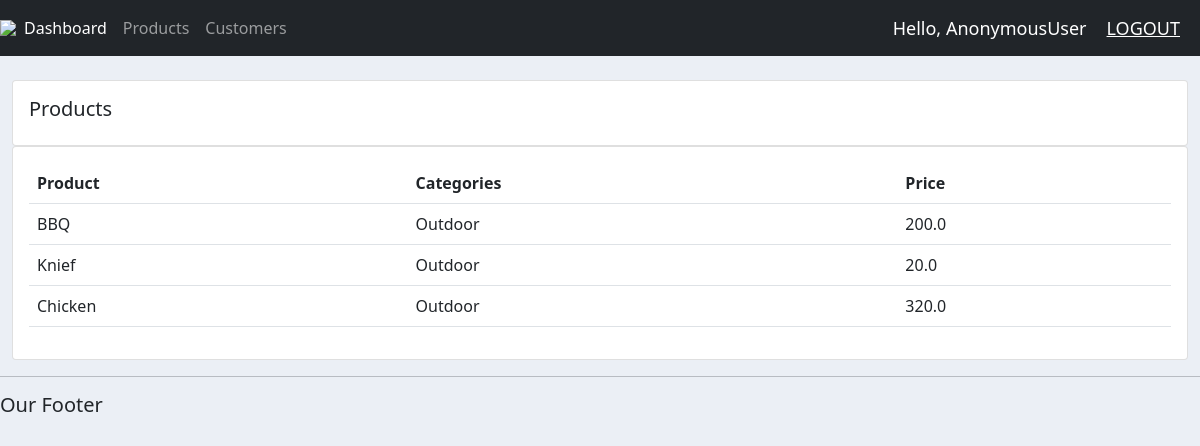
Screenshot of /products/ with the database file from the repository.
### accounts/models.py (models this page shows, shortened)
class Product(models.Model):
    CATEGORY = (
                    ('Indoor', 'Indoor'),
                    ('Outdoor', 'Outdoor')
                )
    name = models.CharField(max_length=200, null = True)
    price =models.FloatField(null=True)
    category = models.CharField(max_length=200, null = True, choices= CATEGORY)
    description = models.CharField(max_length=200, null = True, blank = True)
    date_created = models.DateTimeField(auto_now_add = True, null = True)
    tags = models.ManyToManyField(Tag)

### accounts/decorators.py (the view)
    def wrapper_func(request, *args, **kwargs):
        if request.user.is_authenticated:
            return redirect('home')
        else:
            return view_func(request, *args, **kwargs)

### accounts/views.py (called while the page is built)
@unauthenticated_user
def products(request):
    products = Product.objects.all()
    return render (request, 'accounts/products.html',{'products':products})

### accounts/templates/accounts/products.html
{% extends 'accounts/main.html' %}
{% block content %}
<br>
<div class="row">
    <div class="col-md">
        <div class="card card-body">
            <h5> Products</h5>
        </div>
        <div class="card card-body">
            <table class="table">
                <tr>
                    <th>Product</th>
                    <th>Categories</th>
                    <th>Price</th>
                </tr>
                    {% for i in products  %}
                    <tr>
                        <td>{{i.name}}</td>
                        <td>{{i.category}}</td>
                        <td>{{i.price}}</td>
                    </tr>
                    {% endfor %}
            </table>
        </div>
    </div>
</div>
{% endblock %}

### static/css/main.css (style rules this page uses)
body { background-color: #ebeff5;; }

### rows the page displays
Product: name "BBQ", category "Outdoor", price "200.0"
Product: name "Knief", category "Outdoor", price "20.0"
Product: name "Chicken", category "Outdoor", price "320.0"

### other values shown
{{ request.user }} "AnonymousUser"
